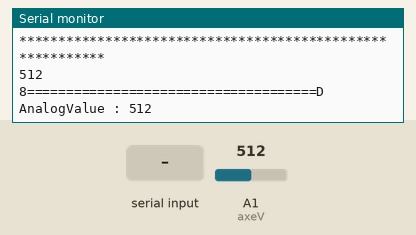
Simulated run of this sketch. Board: Arduino Uno, built with avr-gcc and run on an emulated ATmega328P. Parts: the last lines printed to the serial monitor. The test bench sets the inputs (shaded band); at power-on: A1 (axeV) = 512. The modem accepts every AT command (registered, SIM ready, sends succeed) and sends nothing else.

Above: at 17.2 s.
17.3 s: A1 (axeV) set to 716
At 18.7 s:
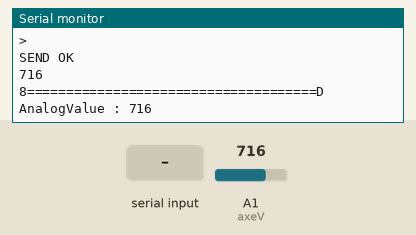
19.1 s: "1" received over the second serial link
20.6 s: "0" received over the second serial link
22.1 s: A1 (axeV) set to 900
At 24.1 s:
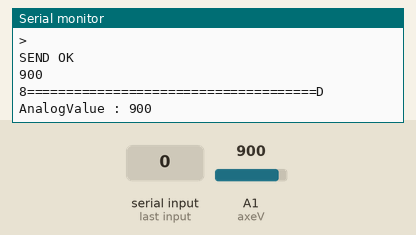
Timing chart, 0 to 24.6 s (numbered marks = the images above; inputs shaded):
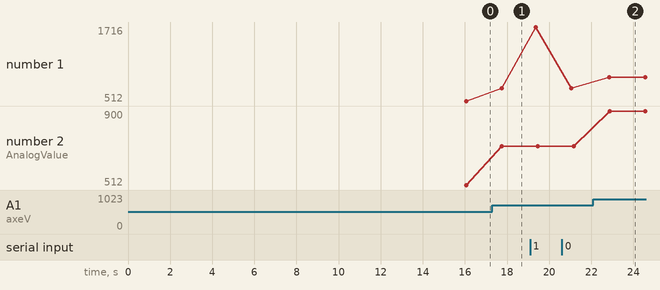

Measured:
- after the input at 17.3 s, the serial monitor: prints a new line after 0.45 s (image 1)
- after the input at 22.1 s, the serial monitor: prints a new line after 0.76 s (image 2)
- plotted number 1: 512 → 716 after the input at 17.3 s, 716 → 1716 after the input at 19.1 s, 716 → 900 after the input at 22.1 s
- plotted number 2: 512 → 716 after the input at 17.3 s, 716 → 900 after the input at 22.1 s

The sketch:

SoftwareSeri.ino
```cpp
#include <SoftwareSerial.h>

SoftwareSerial ESP8266(10, 11); // TX, RX
const byte axeH = A0;
const byte axeV = A1;

String NomduReseauWifi = "Students"; // Garder les guillements
String MotDePasse      = ""; // Garder les guillements
String ipHost = "10.44.1.95";

int analogValue;
String buffeur = "";
/****************************************************************/
/*                             INIT                             */
/****************************************************************/
void setup()
{
  pinMode(axeH, INPUT);
  pinMode(axeV, INPUT);

  Serial.begin(115200);
  ESP8266.begin(115200);
  initESP8266();
}
/****************************************************************/
/*                        BOUCLE INFINIE                        */
/****************************************************************/
void loop()
{
  analogValue = analogRead(axeV);
  Serial.println(analogValue);

  Serial.println("8=====================================D");
  String cmd = "AT+CIPSEND=" + analogValue;
  envoieCommande(analogValue);
  recoitDuESP8266(1000);

  while (ESP8266.available())
  {
    Serial.println(ESP8266.read());
    delay(1000);
  }
  delay(100);
}
/****************************************************************/
/*                Fonction qui initialise l'ESP8266             */
/****************************************************************/
void initESP8266()
{
  Serial.println("**********************************************************");
  Serial.println("**************** DEBUT DE L'INITIALISATION ***************");
  Serial.println("**********************************************************");
  Serial.println("********************* RESET MODULE ***********************");
  envoieAuESP8266("AT+RST");
  recoitDuESP8266(2000);
  Serial.println("**********************************************************");
  envoieAuESP8266("AT+CWMODE=1");
  recoitDuESP8266(2000);
  Serial.println("****************** NETWORK CONNECTION ********************");
  envoieAuESP8266("AT+CWJAP=\"" + NomduReseauWifi + "\",\"" + MotDePasse + "\"");
  recoitDuESP8266(10000);
  Serial.println("**********************************************************");
  envoieAuESP8266("AT+CIPMUX=0");
  recoitDuESP8266(1000);
  Serial.println("************** CONNECTION TO SERVER NODE *****************");
  envoieAuESP8266("AT+CIPSTART=\"TCP\",\""+ipHost+"\",8080");
  recoitDuESP8266(1000);

  Serial.println("**********************************************************");
  //envoieAuESP8266("AT+CIPCLOSE");
  //recoitDuESP8266(1000);
  Serial.println("**********************************************************");
  Serial.println("***************** INITIALISATION TERMINEE ****************");
  Serial.println("**********************************************************");
  Serial.println("");
}

/****************************************************************/
/*        Fonction qui envoie une commande à l'ESP8266          */
/****************************************************************/
void envoieAuESP8266(String commande)
{
  buffeur = commande;
  ESP8266.println(buffeur);
}

void envoieCommande(int analogValue)
{
  Serial.print("AnalogValue : ");
  Serial.println(analogValue);
  ESP8266.print("AT+CIPSEND=");
  delay(100);
  ESP8266.println(4);
  delay(500);
  ESP8266.println(analogValue);
}

/****************************************************************/
/*Fonction qui lit et affiche les messages envoyés par l'ESP8266*/
/****************************************************************/
void recoitDuESP8266(const int timeout)
{
  String reponse = "";
  long int time = millis();
  while ( (time + timeout) > millis())
  {
    while (ESP8266.available())
    {
      char c = ESP8266.read();
      reponse += c;
    }
  }
  Serial.print(reponse);
}
```
